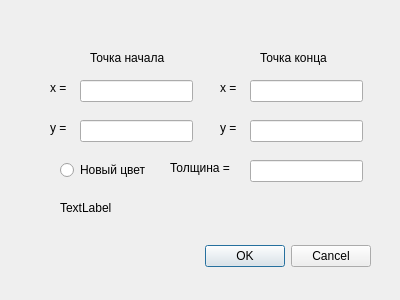
<?xml version="1.0" encoding="UTF-8"?>
<ui version="4.0">
 <class>DrawLineMenuDialog</class>
 <widget class="QDialog" name="DrawLineMenuDialog">
  <property name="geometry">
   <rect>
    <x>0</x>
    <y>0</y>
    <width>400</width>
    <height>300</height>
   </rect>
  </property>
  <property name="windowTitle">
   <string>Dialog</string>
  </property>
  <widget class="QDialogButtonBox" name="buttonBox">
   <property name="geometry">
    <rect>
     <x>30</x>
     <y>240</y>
     <width>341</width>
     <height>32</height>
    </rect>
   </property>
   <property name="orientation">
    <enum>Qt::Horizontal</enum>
   </property>
   <property name="standardButtons">
    <set>QDialogButtonBox::Cancel|QDialogButtonBox::Ok</set>
   </property>
  </widget>
  <widget class="QLineEdit" name="x1Text">
   <property name="geometry">
    <rect>
     <x>80</x>
     <y>80</y>
     <width>113</width>
     <height>22</height>
    </rect>
   </property>
  </widget>
  <widget class="QLineEdit" name="x2Text">
   <property name="geometry">
    <rect>
     <x>250</x>
     <y>80</y>
     <width>113</width>
     <height>22</height>
    </rect>
   </property>
  </widget>
  <widget class="QLineEdit" name="y2Text">
   <property name="geometry">
    <rect>
     <x>250</x>
     <y>120</y>
     <width>113</width>
     <height>22</height>
    </rect>
   </property>
  </widget>
  <widget class="QLineEdit" name="y1Text">
   <property name="geometry">
    <rect>
     <x>80</x>
     <y>120</y>
     <width>113</width>
     <height>22</height>
    </rect>
   </property>
  </widget>
  <widget class="QLabel" name="label">
   <property name="geometry">
    <rect>
     <x>220</x>
     <y>80</y>
     <width>21</width>
     <height>16</height>
    </rect>
   </property>
   <property name="text">
    <string>x =</string>
   </property>
  </widget>
  <widget class="QLabel" name="label_2">
   <property name="geometry">
    <rect>
     <x>50</x>
     <y>80</y>
     <width>21</width>
     <height>16</height>
    </rect>
   </property>
   <property name="text">
    <string>x =</string>
   </property>
  </widget>
  <widget class="QLabel" name="label_3">
   <property name="geometry">
    <rect>
     <x>50</x>
     <y>120</y>
     <width>21</width>
     <height>16</height>
    </rect>
   </property>
   <property name="text">
    <string>y =</string>
   </property>
  </widget>
  <widget class="QLabel" name="label_4">
   <property name="geometry">
    <rect>
     <x>220</x>
     <y>120</y>
     <width>21</width>
     <height>16</height>
    </rect>
   </property>
   <property name="text">
    <string>y =</string>
   </property>
  </widget>
  <widget class="QLabel" name="label_5">
   <property name="geometry">
    <rect>
     <x>90</x>
     <y>50</y>
     <width>91</width>
     <height>16</height>
    </rect>
   </property>
   <property name="text">
    <string>Точка начала</string>
   </property>
  </widget>
  <widget class="QLabel" name="label_6">
   <property name="geometry">
    <rect>
     <x>260</x>
     <y>50</y>
     <width>91</width>
     <height>16</height>
    </rect>
   </property>
   <property name="text">
    <string>Точка конца</string>
   </property>
  </widget>
  <widget class="QLabel" name="info">
   <property name="geometry">
    <rect>
     <x>60</x>
     <y>200</y>
     <width>301</width>
     <height>16</height>
    </rect>
   </property>
   <property name="text">
    <string>TextLabel</string>
   </property>
  </widget>
  <widget class="QLineEdit" name="thickText">
   <property name="geometry">
    <rect>
     <x>250</x>
     <y>160</y>
     <width>113</width>
     <height>22</height>
    </rect>
   </property>
  </widget>
  <widget class="QLabel" name="label_7">
   <property name="geometry">
    <rect>
     <x>170</x>
     <y>160</y>
     <width>71</width>
     <height>16</height>
    </rect>
   </property>
   <property name="text">
    <string>Толщина =</string>
   </property>
  </widget>
  <widget class="QRadioButton" name="ChangeColor">
   <property name="geometry">
    <rect>
     <x>60</x>
     <y>160</y>
     <width>95</width>
     <height>20</height>
    </rect>
   </property>
   <property name="text">
    <string>Новый цвет</string>
   </property>
  </widget>
 </widget>
 <resources/>
 <connections>
  <connection>
   <sender>buttonBox</sender>
   <signal>accepted()</signal>
   <receiver>DrawLineMenuDialog</receiver>
   <slot>accept()</slot>
   <hints>
    <hint type="sourcelabel">
     <x>248</x>
     <y>254</y>
    </hint>
    <hint type="destinationlabel">
     <x>157</x>
     <y>274</y>
    </hint>
   </hints>
  </connection>
  <connection>
   <sender>buttonBox</sender>
   <signal>rejected()</signal>
   <receiver>DrawLineMenuDialog</receiver>
   <slot>reject()</slot>
   <hints>
    <hint type="sourcelabel">
     <x>316</x>
     <y>260</y>
    </hint>
    <hint type="destinationlabel">
     <x>286</x>
     <y>274</y>
    </hint>
   </hints>
  </connection>
 </connections>
</ui>
